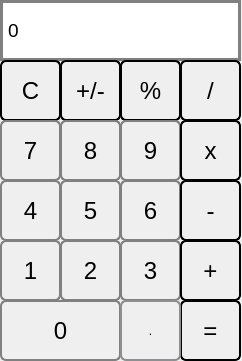
<?xml version="1.0" encoding="UTF-8"?>
<ui version="4.0">
 <class>MainWindow</class>
 <widget class="QMainWindow" name="MainWindow">
  <property name="geometry">
   <rect>
    <x>0</x>
    <y>0</y>
    <width>242</width>
    <height>361</height>
   </rect>
  </property>
  <property name="minimumSize">
   <size>
    <width>242</width>
    <height>361</height>
   </size>
  </property>
  <property name="maximumSize">
   <size>
    <width>242</width>
    <height>361</height>
   </size>
  </property>
  <property name="windowTitle">
   <string>Calculatrice</string>
  </property>
  <property name="styleSheet">
   <string notr="true">QPushButton {
    border: 2px solid #8f8f91;
    border-radius: 6px;
    background-color: qlineargradient(x1: 0, y1: 0, x2: 0, y2: 1,
                                      stop: 0 #f6f7fa, stop: 1 #dadbde);
}

QPushButton:pressed {
    background-color: qlineargradient(x1: 0, y1: 0, x2: 0, y2: 1,
                                      stop: 0 #dadbde, stop: 1 #b6b7ba);
}</string>
  </property>
  <widget class="QWidget" name="centralWidget">
   <widget class="QLabel" name="label">
    <property name="geometry">
     <rect>
      <x>0</x>
      <y>0</y>
      <width>241</width>
      <height>61</height>
     </rect>
    </property>
    <property name="font">
     <font>
      <pointsize>14</pointsize>
      <weight>50</weight>
      <bold>false</bold>
     </font>
    </property>
    <property name="styleSheet">
     <string notr="true">qproperty-alignment: 'AlignVCenter | AlignRight';
border: 3px solid gray;

background-color: rgb(255, 255, 255);</string>
    </property>
    <property name="text">
     <string>0</string>
    </property>
   </widget>
   <widget class="QPushButton" name="pushButton_C">
    <property name="geometry">
     <rect>
      <x>0</x>
      <y>60</y>
      <width>61</width>
      <height>61</height>
     </rect>
    </property>
    <property name="font">
     <font>
      <pointsize>18</pointsize>
     </font>
    </property>
    <property name="toolTip">
     <string>Clear</string>
    </property>
    <property name="styleSheet">
     <string notr="true">QPushButton {
    border: 2px solid #000000;
    border-radius: 6px;
    background-color: qlineargradient(x1: 0, y1: 0, x2: 0, y2: 1,
                                      stop: 0 #00f700, stop: 1 #00db00);
}

QPushButton:pressed {
    background-color: qlineargradient(x1: 0, y1: 0, x2: 0, y2: 1,
                                      stop: 0 #dadbde, stop: 1 #f6f7fa);
}</string>
    </property>
    <property name="text">
     <string>C</string>
    </property>
   </widget>
   <widget class="QPushButton" name="pushButton_signe">
    <property name="geometry">
     <rect>
      <x>60</x>
      <y>60</y>
      <width>61</width>
      <height>61</height>
     </rect>
    </property>
    <property name="font">
     <font>
      <pointsize>18</pointsize>
     </font>
    </property>
    <property name="toolTip">
     <string>signe</string>
    </property>
    <property name="styleSheet">
     <string notr="true">QPushButton {
    border: 2px solid #000000;
    border-radius: 6px;
    background-color: qlineargradient(x1: 0, y1: 0, x2: 0, y2: 1,
                                      stop: 0 #00f700, stop: 1 #00db00);
}

QPushButton:pressed {
    background-color: qlineargradient(x1: 0, y1: 0, x2: 0, y2: 1,
                                      stop: 0 #dadbde, stop: 1 #f6f7fa);
}</string>
    </property>
    <property name="text">
     <string>+/-</string>
    </property>
   </widget>
   <widget class="QPushButton" name="pushButton_percent">
    <property name="geometry">
     <rect>
      <x>120</x>
      <y>60</y>
      <width>61</width>
      <height>61</height>
     </rect>
    </property>
    <property name="font">
     <font>
      <pointsize>18</pointsize>
     </font>
    </property>
    <property name="toolTip">
     <string>pourcentage</string>
    </property>
    <property name="styleSheet">
     <string notr="true">QPushButton {
    border: 2px solid #000000;
    border-radius: 6px;
    background-color: qlineargradient(x1: 0, y1: 0, x2: 0, y2: 1,
                                      stop: 0 #00f700, stop: 1 #00db00);
}

QPushButton:pressed {
    background-color: qlineargradient(x1: 0, y1: 0, x2: 0, y2: 1,
                                      stop: 0 #dadbde, stop: 1 #f6f7fa);
}</string>
    </property>
    <property name="text">
     <string>%</string>
    </property>
   </widget>
   <widget class="QPushButton" name="pushButton_div">
    <property name="geometry">
     <rect>
      <x>180</x>
      <y>60</y>
      <width>61</width>
      <height>61</height>
     </rect>
    </property>
    <property name="font">
     <font>
      <pointsize>18</pointsize>
     </font>
    </property>
    <property name="styleSheet">
     <string notr="true">QPushButton {
    border: 2px solid #000000;
    border-radius: 6px;
    background-color: qlineargradient(x1: 0, y1: 0, x2: 0, y2: 1,
                                      stop: 0 #00f700, stop: 1 #00db00);
}

QPushButton:pressed {
    background-color: qlineargradient(x1: 0, y1: 0, x2: 0, y2: 1,
                                      stop: 0 #dadbde, stop: 1 #f6f7fa);
}</string>
    </property>
    <property name="text">
     <string>/</string>
    </property>
   </widget>
   <widget class="QPushButton" name="pushButton_7">
    <property name="geometry">
     <rect>
      <x>0</x>
      <y>120</y>
      <width>61</width>
      <height>61</height>
     </rect>
    </property>
    <property name="font">
     <font>
      <pointsize>18</pointsize>
      <weight>50</weight>
      <bold>false</bold>
      <stylestrategy>PreferDefault</stylestrategy>
      <kerning>false</kerning>
     </font>
    </property>
    <property name="styleSheet">
     <string notr="true">border : 2px solid gray;</string>
    </property>
    <property name="text">
     <string>7</string>
    </property>
   </widget>
   <widget class="QPushButton" name="pushButton_8">
    <property name="geometry">
     <rect>
      <x>60</x>
      <y>120</y>
      <width>61</width>
      <height>61</height>
     </rect>
    </property>
    <property name="font">
     <font>
      <pointsize>18</pointsize>
      <weight>50</weight>
      <bold>false</bold>
      <stylestrategy>PreferDefault</stylestrategy>
      <kerning>false</kerning>
     </font>
    </property>
    <property name="styleSheet">
     <string notr="true">border : 2px solid gray;</string>
    </property>
    <property name="text">
     <string>8</string>
    </property>
   </widget>
   <widget class="QPushButton" name="pushButton_9">
    <property name="geometry">
     <rect>
      <x>120</x>
      <y>120</y>
      <width>61</width>
      <height>61</height>
     </rect>
    </property>
    <property name="font">
     <font>
      <pointsize>18</pointsize>
      <weight>50</weight>
      <bold>false</bold>
      <stylestrategy>PreferDefault</stylestrategy>
      <kerning>false</kerning>
     </font>
    </property>
    <property name="styleSheet">
     <string notr="true">border : 2px solid gray;</string>
    </property>
    <property name="text">
     <string>9</string>
    </property>
   </widget>
   <widget class="QPushButton" name="pushButton_mult">
    <property name="geometry">
     <rect>
      <x>180</x>
      <y>120</y>
      <width>61</width>
      <height>61</height>
     </rect>
    </property>
    <property name="font">
     <font>
      <pointsize>18</pointsize>
     </font>
    </property>
    <property name="styleSheet">
     <string notr="true">QPushButton {
    border: 2px solid #000000;
    border-radius: 6px;
    background-color: qlineargradient(x1: 0, y1: 0, x2: 0, y2: 1,
                                      stop: 0 #00f700, stop: 1 #00db00);
}

QPushButton:pressed {
    background-color: qlineargradient(x1: 0, y1: 0, x2: 0, y2: 1,
                                      stop: 0 #dadbde, stop: 1 #f6f7fa);
}</string>
    </property>
    <property name="text">
     <string>x</string>
    </property>
   </widget>
   <widget class="QPushButton" name="pushButton_4">
    <property name="geometry">
     <rect>
      <x>0</x>
      <y>180</y>
      <width>61</width>
      <height>61</height>
     </rect>
    </property>
    <property name="font">
     <font>
      <pointsize>18</pointsize>
      <weight>50</weight>
      <bold>false</bold>
      <stylestrategy>PreferDefault</stylestrategy>
      <kerning>false</kerning>
     </font>
    </property>
    <property name="styleSheet">
     <string notr="true">border : 2px solid gray;</string>
    </property>
    <property name="text">
     <string>4</string>
    </property>
   </widget>
   <widget class="QPushButton" name="pushButton_5">
    <property name="geometry">
     <rect>
      <x>60</x>
      <y>180</y>
      <width>61</width>
      <height>61</height>
     </rect>
    </property>
    <property name="font">
     <font>
      <pointsize>18</pointsize>
      <weight>50</weight>
      <bold>false</bold>
      <stylestrategy>PreferDefault</stylestrategy>
      <kerning>false</kerning>
     </font>
    </property>
    <property name="styleSheet">
     <string notr="true">border : 2px solid gray;</string>
    </property>
    <property name="text">
     <string>5</string>
    </property>
   </widget>
   <widget class="QPushButton" name="pushButton_6">
    <property name="geometry">
     <rect>
      <x>120</x>
      <y>180</y>
      <width>61</width>
      <height>61</height>
     </rect>
    </property>
    <property name="font">
     <font>
      <pointsize>18</pointsize>
      <weight>50</weight>
      <bold>false</bold>
      <stylestrategy>PreferDefault</stylestrategy>
      <kerning>false</kerning>
     </font>
    </property>
    <property name="styleSheet">
     <string notr="true">border : 2px solid gray;</string>
    </property>
    <property name="text">
     <string>6</string>
    </property>
   </widget>
   <widget class="QPushButton" name="pushButton_sub">
    <property name="geometry">
     <rect>
      <x>180</x>
      <y>180</y>
      <width>61</width>
      <height>61</height>
     </rect>
    </property>
    <property name="font">
     <font>
      <pointsize>18</pointsize>
     </font>
    </property>
    <property name="styleSheet">
     <string notr="true">QPushButton {
    border: 2px solid #000000;
    border-radius: 6px;
    background-color: qlineargradient(x1: 0, y1: 0, x2: 0, y2: 1,
                                      stop: 0 #00f700, stop: 1 #00db00);
}

QPushButton:pressed {
    background-color: qlineargradient(x1: 0, y1: 0, x2: 0, y2: 1,
                                      stop: 0 #dadbde, stop: 1 #f6f7fa);
}</string>
    </property>
    <property name="text">
     <string>-</string>
    </property>
   </widget>
   <widget class="QPushButton" name="pushButton_1">
    <property name="geometry">
     <rect>
      <x>0</x>
      <y>240</y>
      <width>61</width>
      <height>61</height>
     </rect>
    </property>
    <property name="font">
     <font>
      <pointsize>18</pointsize>
      <weight>50</weight>
      <bold>false</bold>
      <stylestrategy>PreferDefault</stylestrategy>
      <kerning>false</kerning>
     </font>
    </property>
    <property name="styleSheet">
     <string notr="true">border : 2px solid gray;</string>
    </property>
    <property name="text">
     <string>1</string>
    </property>
   </widget>
   <widget class="QPushButton" name="pushButton_2">
    <property name="geometry">
     <rect>
      <x>60</x>
      <y>240</y>
      <width>61</width>
      <height>61</height>
     </rect>
    </property>
    <property name="font">
     <font>
      <pointsize>18</pointsize>
      <weight>50</weight>
      <bold>false</bold>
      <stylestrategy>PreferDefault</stylestrategy>
      <kerning>false</kerning>
     </font>
    </property>
    <property name="styleSheet">
     <string notr="true">border : 2px solid gray;</string>
    </property>
    <property name="text">
     <string>2</string>
    </property>
   </widget>
   <widget class="QPushButton" name="pushButton_3">
    <property name="geometry">
     <rect>
      <x>120</x>
      <y>240</y>
      <width>61</width>
      <height>61</height>
     </rect>
    </property>
    <property name="font">
     <font>
      <pointsize>18</pointsize>
      <weight>50</weight>
      <bold>false</bold>
      <stylestrategy>PreferDefault</stylestrategy>
      <kerning>false</kerning>
     </font>
    </property>
    <property name="styleSheet">
     <string notr="true">border : 2px solid gray;</string>
    </property>
    <property name="text">
     <string>3</string>
    </property>
   </widget>
   <widget class="QPushButton" name="pushButton_plus">
    <property name="geometry">
     <rect>
      <x>180</x>
      <y>240</y>
      <width>61</width>
      <height>61</height>
     </rect>
    </property>
    <property name="font">
     <font>
      <pointsize>18</pointsize>
     </font>
    </property>
    <property name="styleSheet">
     <string notr="true">QPushButton {
    border: 2px solid #000000;
    border-radius: 6px;
    background-color: qlineargradient(x1: 0, y1: 0, x2: 0, y2: 1,
                                      stop: 0 #00f700, stop: 1 #00db00);
}

QPushButton:pressed {
    background-color: qlineargradient(x1: 0, y1: 0, x2: 0, y2: 1,
                                      stop: 0 #dadbde, stop: 1 #f6f7fa);
}</string>
    </property>
    <property name="text">
     <string>+</string>
    </property>
   </widget>
   <widget class="QPushButton" name="pushButton_0">
    <property name="geometry">
     <rect>
      <x>0</x>
      <y>300</y>
      <width>121</width>
      <height>61</height>
     </rect>
    </property>
    <property name="font">
     <font>
      <pointsize>18</pointsize>
      <weight>50</weight>
      <bold>false</bold>
      <stylestrategy>PreferDefault</stylestrategy>
      <kerning>false</kerning>
     </font>
    </property>
    <property name="styleSheet">
     <string notr="true">border : 2px solid gray;</string>
    </property>
    <property name="text">
     <string>0</string>
    </property>
   </widget>
   <widget class="QPushButton" name="pushButton_equal">
    <property name="geometry">
     <rect>
      <x>180</x>
      <y>300</y>
      <width>61</width>
      <height>61</height>
     </rect>
    </property>
    <property name="font">
     <font>
      <pointsize>18</pointsize>
     </font>
    </property>
    <property name="styleSheet">
     <string notr="true">QPushButton {
    border: 2px solid #000000;
    border-radius: 6px;
    background-color: qlineargradient(x1: 0, y1: 0, x2: 0, y2: 1,
                                      stop: 0 #00f700, stop: 1 #00db00);
}

QPushButton:pressed {
    background-color: qlineargradient(x1: 0, y1: 0, x2: 0, y2: 1,
                                      stop: 0 #dadbde, stop: 1 #f6f7fa);
}</string>
    </property>
    <property name="text">
     <string>=</string>
    </property>
   </widget>
   <widget class="QPushButton" name="pushButton_dot">
    <property name="geometry">
     <rect>
      <x>120</x>
      <y>300</y>
      <width>61</width>
      <height>61</height>
     </rect>
    </property>
    <property name="text">
     <string>.</string>
    </property>
   </widget>
  </widget>
 </widget>
 <layoutdefault spacing="6" margin="11"/>
 <resources/>
 <connections/>
</ui>
